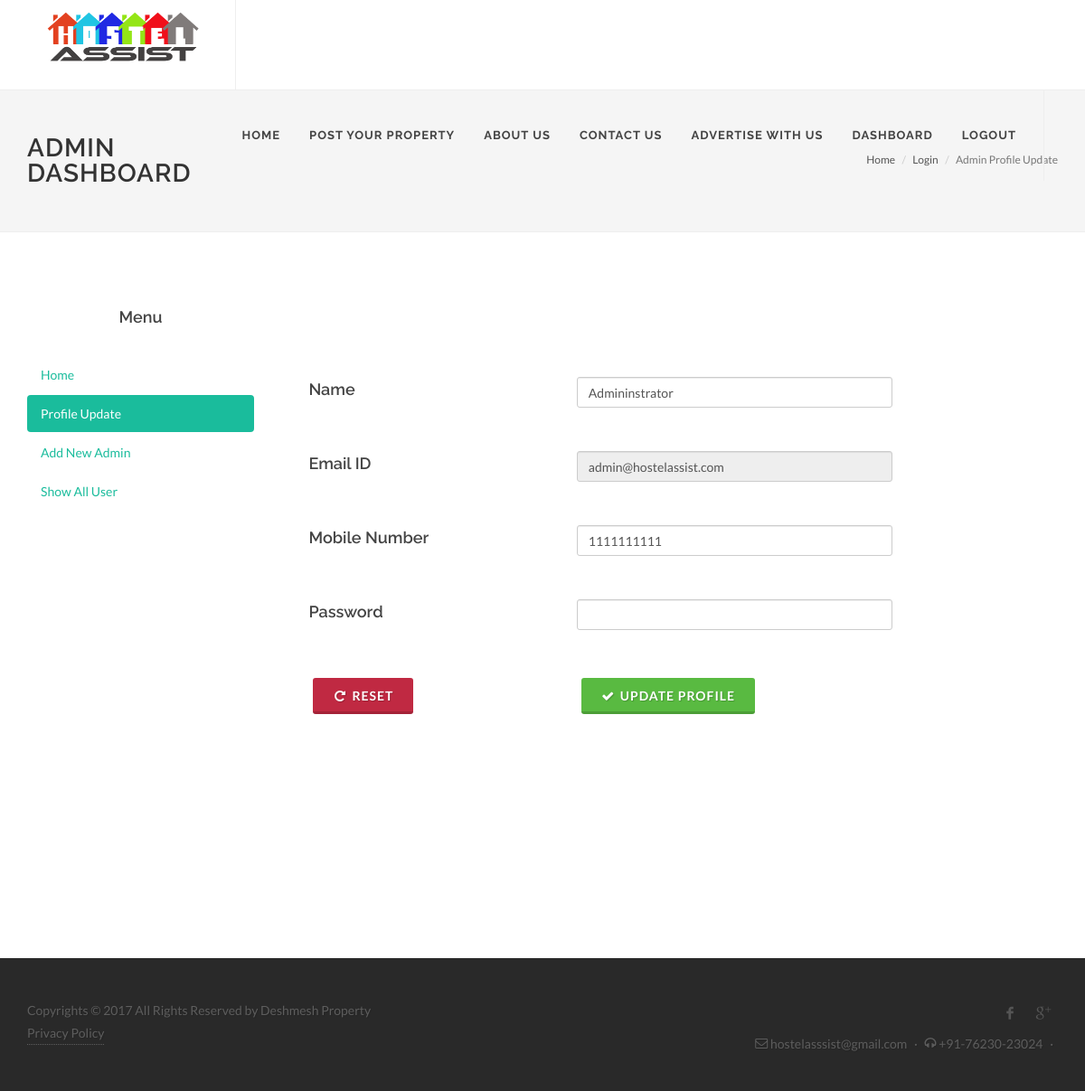
The page /update-admin-profile.php (signed in) on the database its author committed.
### tables this page shows
CREATE TABLE IF NOT EXISTS `users` (
  `id` int(10) unsigned NOT NULL AUTO_INCREMENT,
  `role_id` int(10) unsigned NOT NULL DEFAULT '2',
  `name` varchar(255) DEFAULT NULL,
  `email` varchar(255) NOT NULL,
  `mobile` varchar(25) NOT NULL,
  `password` varchar(255) NOT NULL,
  `status` tinyint(1) NOT NULL DEFAULT '1',
  `ver_code` varchar(200) DEFAULT NULL,
  `verified` int(2) NOT NULL DEFAULT '0',
  `created` datetime DEFAULT CURRENT_TIMESTAMP,
  `passwordreset` varchar(100) DEFAULT NULL,
  `modified` datetime DEFAULT CURRENT_TIMESTAMP ON UPDATE CURRENT_TIMESTAMP,
  PRIMARY KEY (`id`),
  UNIQUE KEY `email` (`email`),
  UNIQUE KEY `mobile` (`mobile`),
  KEY `role_id` (`role_id`)
);

### update-admin-profile.php (the view, shortened to what this page needs)
<?php require_once('header.php'); ?>
		<section id="page-title">
			<div class="container clearfix">
				<h1>Admin Dashboard</h1>
				<ol class="breadcrumb">
					<li><a href="#">Home</a></li>
					<li><a href="login-register.php">Login</a></li>
					<li class="active">Admin Profile Update</li>
				</ol>
			</div>
		</section>
<?php
require 'databaseconfig.php';
	$conn = new mysqli($servername, $username, $password, $dbname);
	$sql = "SELECT * FROM users where id=".$_SESSION['id'];
	$result = $conn->query($sql);
	$row=$result->fetch_assoc();
?>
		<section id="content">
			<div class="content-wrap">
				<div class="container clearfix">
					<div class="col_one_fourth">
					<h4 align="center">Menu</h4>
					<ul class="nav nav-pills nav-stacked" style="max-width: 300px;">
					<li ><a href="admindashboard.php">Home</a></li>
					<li class="active"><a href="update-admin-profile.php">Profile Update</a></li>
					<li><a href="add-new-admin.php">Add New Admin</a></li>
					<li><a href="show-all-users.php">Show All User</a></li>
					</ul>
					</div>
					<div class="col_three_fourth col_last">
					<form action=""  method="post" enctype="multipart/form-data" >
				<div class="content-wrap">
				<div class="container clearfix">
				<div class="col_one_fourth">
						<h4>Name</h4>
					</div>
				<div class="col_one_third">
						<input type="text" name="name" class="form-control" value="<?php echo $row['name'] ?>">
					</div>
				<div class="col_one_fourth">
						<h4>Email ID</h4>
					</div>
				<div class="col_one_third">
						<input type="text" name="email" class="form-control" value="<?php echo $row['email'] ?>"  readonly="">
					</div>
					<div class="col_one_fourth">
						<h4>Mobile Number</h4>
					</div>
				<div class="col_one_third">
						<input type="text" name="mobile" class="form-control" value="<?php echo $row['mobile'] ?>">
					</div>
					<div class="col_one_fourth">
						<h4>Password</h4>
					</div>
				<div class="col_one_third">
						<input type="password" name="password" class="form-control" value="">
					</div>
					<div class="col_one_fourth">
						<button type="reset" class="button button-3d but
						ton-rounded button-red"><i class="icon-repeat"></i>Reset</button>
					</div>
				<div class="col_one_fourth">
				<button type="submit" name="submit" class="button button-3d but
						ton-rounded button-green"><i class="icon-ok"></i>Update Profile</button>
					</div>
				</div>
			</div>
		</section>
		<?php require_once('footer.php'); ?>

### rows shown on the page
users: name "Admininstrator", email "admin@hostelassist.com", mobile "1111111111"
